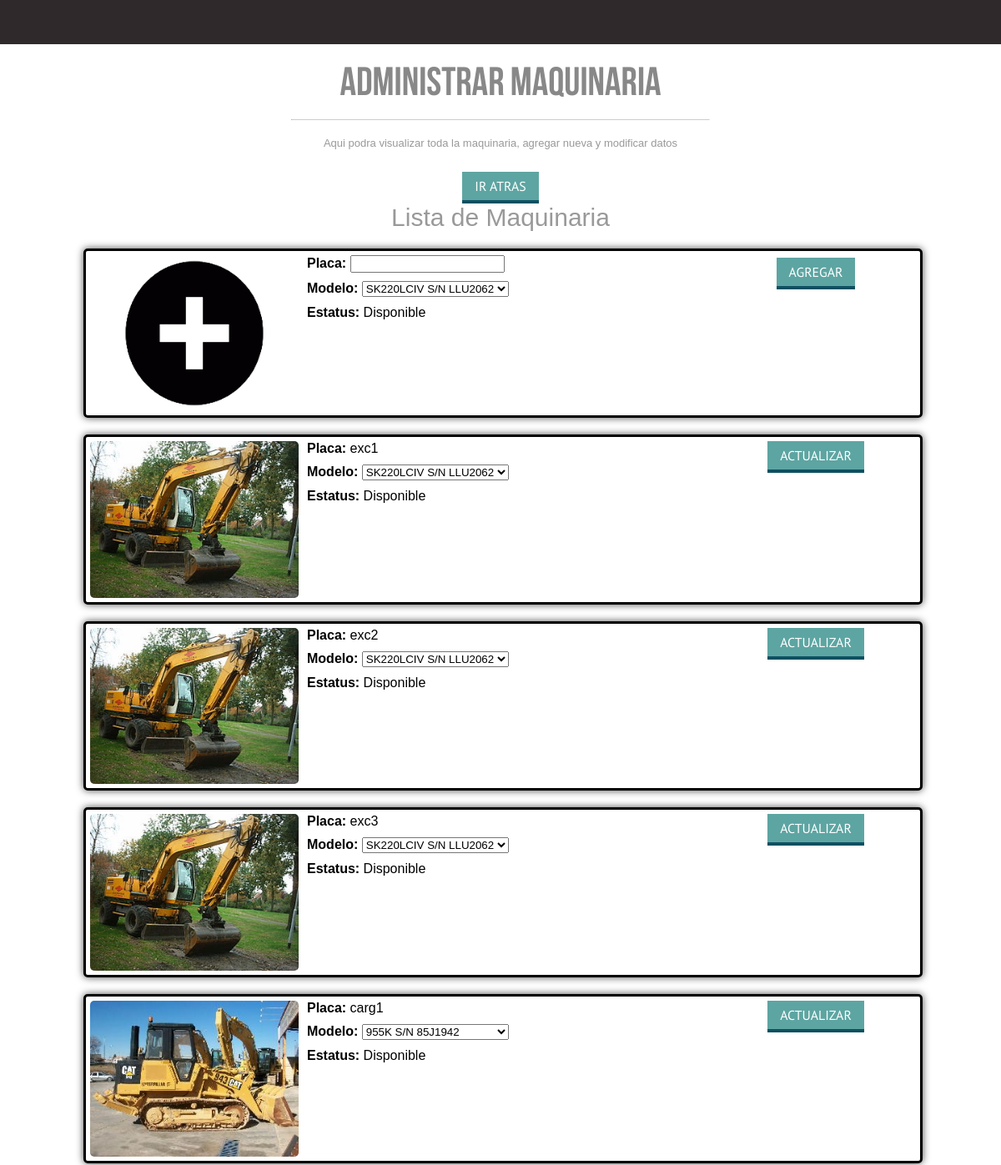
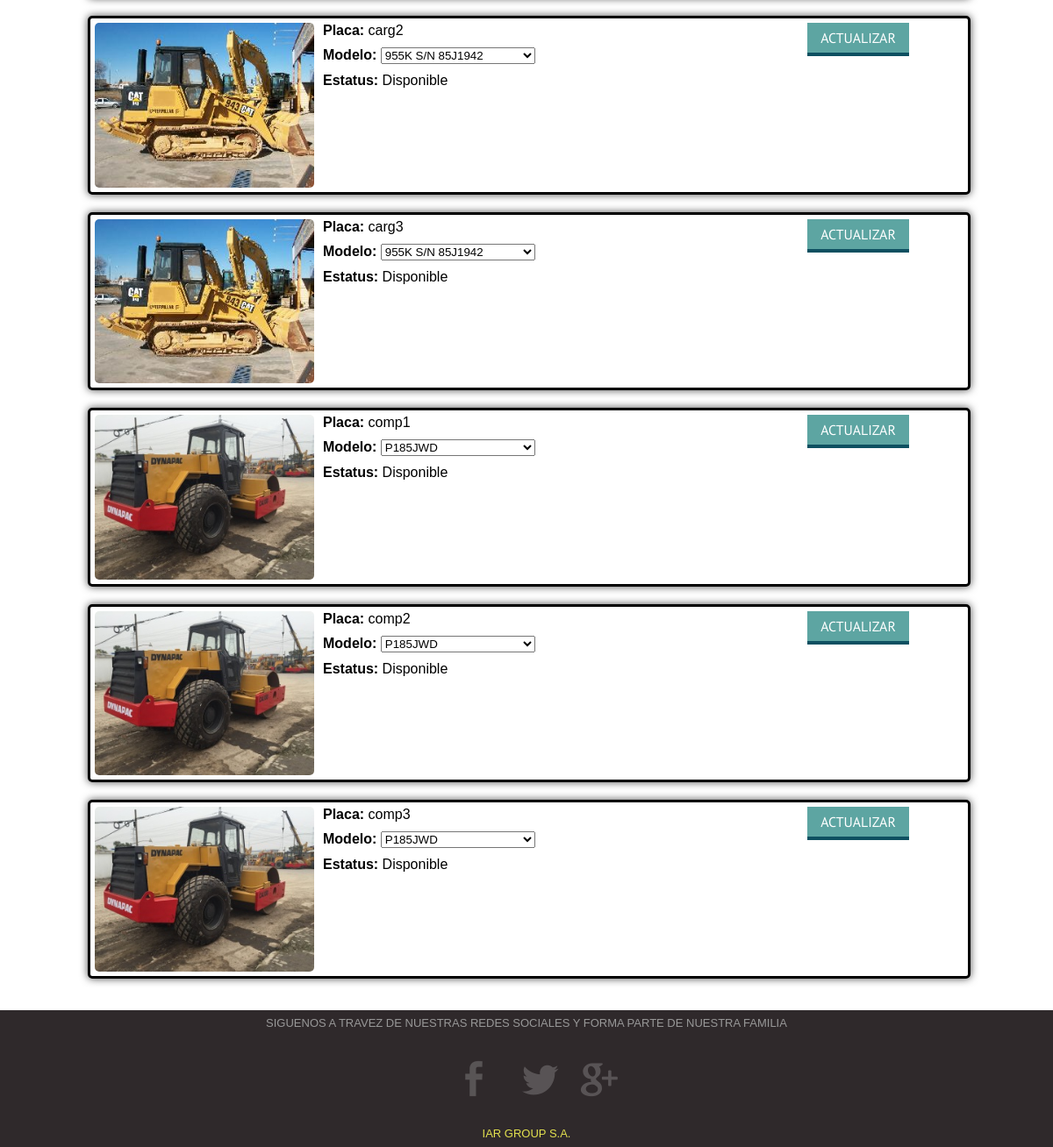
The app's page /administrador-maquinaria.php (signed in) with its own data (2 pictures, top to bottom).
### tables this page shows
CREATE TABLE `maquinaria` (
  `placa` varchar(15) NOT NULL,
  `cod_modelo` int(11) NOT NULL,
  `estatus` varchar(15) NOT NULL,
  PRIMARY KEY (`placa`),
  KEY `cod_modelo` (`cod_modelo`),
  CONSTRAINT `maquinaria_ibfk_1` FOREIGN KEY (`cod_modelo`) REFERENCES `modelo_maquinaria` (`codigo`)
);

CREATE TABLE `modelo_maquinaria` (
  `codigo` int(11) NOT NULL AUTO_INCREMENT,
  `modelo` varchar(250) NOT NULL,
  `cod_tipo` int(11) NOT NULL,
  `precio_alq` decimal(10,2) NOT NULL,
  `precio_mora` decimal(10,2) NOT NULL,
  `cantidad` int(11) NOT NULL,
  `foto` varchar(250) NOT NULL,
  `precio_tras` decimal(10,2) NOT NULL,
  PRIMARY KEY (`codigo`),
  KEY `cod_tipo` (`cod_tipo`),
  CONSTRAINT `modelo_maquinaria_ibfk_1` FOREIGN KEY (`cod_tipo`) REFERENCES `tipo_maquinaria` (`codigo`)
);

### administrador-maquinaria.php (the view, shortened to what this page needs)
<!DOCTYPE HTML>
<html>
<head>
<link rel="stylesheet" href="css/fontello.css">
<link href="css/style.css" rel="stylesheet" type="text/css" media="all" />
<link rel="stylesheet" type="text/css" href="css/clientes.css">
<link href="css/slider.css" rel="stylesheet" type="text/css" media="all"/>
</head>
<body onscroll="BarraVertical();">
    <div class="header">
    </div>
  	<div class="main">
	 	<div class="titulos">
	 		<br>
			<h2>Administrar Maquinaria</h2>
			<hr>
			<p>Aqui podra visualizar toda la maquinaria, agregar nueva y modificar datos</p>
		</div>
		<div id="lista-maquinaria">
			<div id="barra_maquinaria">
				<a href="administrador.php" class="btn boton_atras">Ir Atras</a>
				<h1>Lista de Maquinaria</h1>
			</div>
			<form method="post" action="php/agregar-maquinaria.php">
						<div class="maq">
							<img src="images/icono_agregar.png">
							<p><span>Placa:</span> <input type="text" name="placa"></p>
							<p>
								<span>Modelo:</span>
									<select name="cod_modelo">
										<?php
											include_once('php/conectar.php');
											$q3="select * from modelo_maquinaria";
											$result3 = mysqli_query($conectar,$q3);
											$cantidad3 = mysqli_num_rows($result3);
											for($y=1;$y<=$cantidad3;$y++){
												$fila3=mysqli_fetch_array($result3);
												$codigo_modelo =$fila3[0];
												$mode = $fila3[1];
										?>
												<option value="<?php echo $codigo_modelo; ?>"><?php echo $mode; ?></option>
										<?php }  ?>
									</select>
								</p>
							<p>
								<span>Estatus: </span> Disponible
							</p>
							<div id="espacio_btn">
								<button class="btn" type="submit">Agregar</button>
							</div>
						</div>
					</form>
			<?php
				$q="select placa,cod_modelo,modelo,estatus,foto FROM maquinaria,modelo_maquinaria WHERE codigo=cod_modelo";
				$result = mysqli_query($conectar,$q);
				$cantidad = mysqli_num_rows($result);
				for($x=1;$x<=$cantidad;$x++){
					$fila = mysqli_fetch_array($result);
					$placa = $fila[0];
					$cod_modelo = $fila[1];
					$estatus = $fila[3];
					$foto = $fila[4];
			?>
					<form method="post" action="php/actualizar-maquinaria.php">
						<div class="maq">
							<img src="imagen_maquinaria/<?php echo $foto; ?>" id="<?php echo $placa ?>">
							<p><span>Placa:</span> <?php echo htmlentities($placa); ?></p>
							<p>
								<span>Modelo:</span>
								<select name="cod_modelo">
									<?php
										$q3="select * from modelo_maquinaria";
										$result3 = mysqli_query($conectar,$q3);
										$cantidad3 = mysqli_num_rows($result3);
										for($y=1;$y<=$cantidad3;$y++){
											$fila3=mysqli_fetch_array($result3);
											$codigo_modelo =$fila3[0];
											$mode = $fila3[1];
									?>
											<?php if($codigo_modelo==$cod_modelo){ ?>
												<option value="<?php echo $codigo_modelo; ?>" selected><?php echo $mode; ?></option>
											<?php  }else{ ?>
												<option value="<?php echo $codigo_modelo; ?>"><?php echo $mode; ?></option>
											<?php }  ?>
									<?php }  ?>
								</select>
							</p>
							<p>
								<span>Estatus: </span> <?php echo htmlentities($estatus); ?>
							</p>
							<div id="espacio_btn">
								<button class="btn" type="submit">Actualizar</button>
							</div>
						</div>
					</form>
			<?php }  ?>
		</div>
	</div>
	<div class="footer">
		<div class="wrap">
			<div class="footer-text">
				<p>SIGUENOS A TRAVEZ DE NUESTRAS REDES SOCIALES Y FORMA PARTE DE NUESTRA FAMILIA</p>
				<ul class="follow_icon">
					<li><a href="#"><img src="images/fb.png" alt=""></a></li>
					<li><a href="#"><img src="images/tw.png" alt=""></a></li>
					<li><a href="#"><img src="images/g+.png" alt=""></a></li>
				</ul>
				<div class="copy">
					<p><a href="#">IAR GROUP S.A.</a></p>
				</div>
			</div>
		</div>
	</div>
</body>
</html>

### css/style.css (style rules this page uses)
html,body,div,span,applet,object,iframe,h1,h2,h3,h4,h5,h6,p,blockquote,pre,a,abbr,acronym,address,big,cite,code,del,dfn,em,img,ins,kbd,q,s,samp,small,strike,strong,sub,sup,tt,var,b,u,i,dl,dt,dd,ol,nav ul,nav li,fieldset,form,label,legend,table,caption,tbody,tfoot,thead,tr,th,td,article,aside,canvas,details,embed,figure,figcaption,footer,header,hgroup,menu,nav,output,ruby,section,summary,time,mark,audio,video { margin:0;padding:0;border:0;font-size:100%;font:inherit;vertical-align:baseline; }
ol,ul { list-style:none;margin:0;padding:0; }
a { text-decoration:none; }
img { max-width:100%; }
body { font-family:Arial, Helvetica, sans-serif; background:#fff; }
.wrap { width:80%; margin:0 auto; -moz-transition:all .2s linear; -webkit-transition:all .2s linear; -o-transition:all .2s linear; -ms-transition:all .2s linear; }
.header { background:#2f292b; padding: 2.22% 0; }
.titulos h2 { text-align: center; color: #888; font-size: 3em; font-family: 'bebas_neueregular'; margin-bottom: 20px; }
hr { border-bottom: 1px solid #CCC; border-top: none; margin: 0; width: 500px; display: inline-block; margin-top: -14px; margin-bottom: 14px; margin-right: auto; margin-left: auto; }
.titulos { text-align:center; margin-bottom: 2%; }
.titulos p { color: #999; font-size: 0.8125em; line-height: 1.5em; width: 65%; margin: 0 auto; }
.btn.btn { box-shadow: none; background: #5da5a2; position: relative; font-size: 0.99em; display: inline-block; padding:7px 15px 7px 15px; font-family: 'PT Sans', sans-serif; color: #fff; text-shadow: none; border: none; letter-spacing: 0; text-transform: uppercase; text-decoration: none; border-bottom: 4px solid #0e5061; -webkit-transition: all 0.25s ease; -moz-transition: all 0.25s ease; -o-transition: all 0.25s ease; transition: all 0.25s ease; }
.footer { background: #2F292B; text-align:center; padding:0.4% 0; margin-top: 3%; }
.footer-text p { font-size:0.8125em; font: PT Sans, sans-serif; line-height:1.5em; color:#989898; }
.follow_icon { list-style: none; padding: 2% 0; }
ul.follow_icon li { display: inline-block; margin-left:15px; }
.follow_icon li a img { vertical-align: middle; opacity: 0.2; }
.copy p { color:#fff; font-size:0.8125em; }
.copy p a { color:#E4E24F; }
h1 { font-size: 30px; text-align: center; margin-bottom: 20px; color: rgba(0,0,0,0.4); }
@media (max-width:1366px) { .wrap { width:90%; } }
@media (max-width:1280px) { .wrap { width:90%; } }

### css/clientes.css (style rules this page uses)
#lista-maquinaria { width: 100%; max-width: 1000px; margin: 0 auto; }
#lista-maquinaria .maq { width: 100%; border:solid; border-radius: 5px; box-shadow: 0px 0px 10px rgba(0,0,0,0.7); margin-bottom: 20px; }
#lista-maquinaria .maq img { box-sizin:border-box; width: 25%; float: left; padding: 5px; border-radius: 10px; }
#lista-maquinaria .maq p { box-sizin:border-box; width: 50%; float: left; padding: 5px; }
#lista-maquinaria .maq span { font-weight: bold; }
#espacio_btn { width: 25%; float: right; text-align: center; margin-top: -80px; }
#lista-maquinaria .maq button { cursor: pointer; }
#barra_maquinaria { text-align: center; }

### records on screen
maquinaria: cod_modelo.foto (picture), placa "exc1", estatus "Disponible"
maquinaria: cod_modelo.foto (picture), placa "exc2", estatus "Disponible"
maquinaria: cod_modelo.foto (picture), placa "exc3", estatus "Disponible"
maquinaria: cod_modelo.foto (picture), placa "carg1", estatus "Disponible"
maquinaria: cod_modelo.foto (picture), placa "carg2", estatus "Disponible"
maquinaria: cod_modelo.foto (picture), placa "carg3", estatus "Disponible"
maquinaria: cod_modelo.foto (picture), placa "comp1", estatus "Disponible"
maquinaria: cod_modelo.foto (picture), placa "comp2", estatus "Disponible"
maquinaria: cod_modelo.foto (picture), placa "comp3", estatus "Disponible"

### other values on screen
form field cod_modelo "SK220LCIV S/N LLU2062"
form field cod_modelo "955K S/N 85J1942"
form field cod_modelo "P185JWD"
